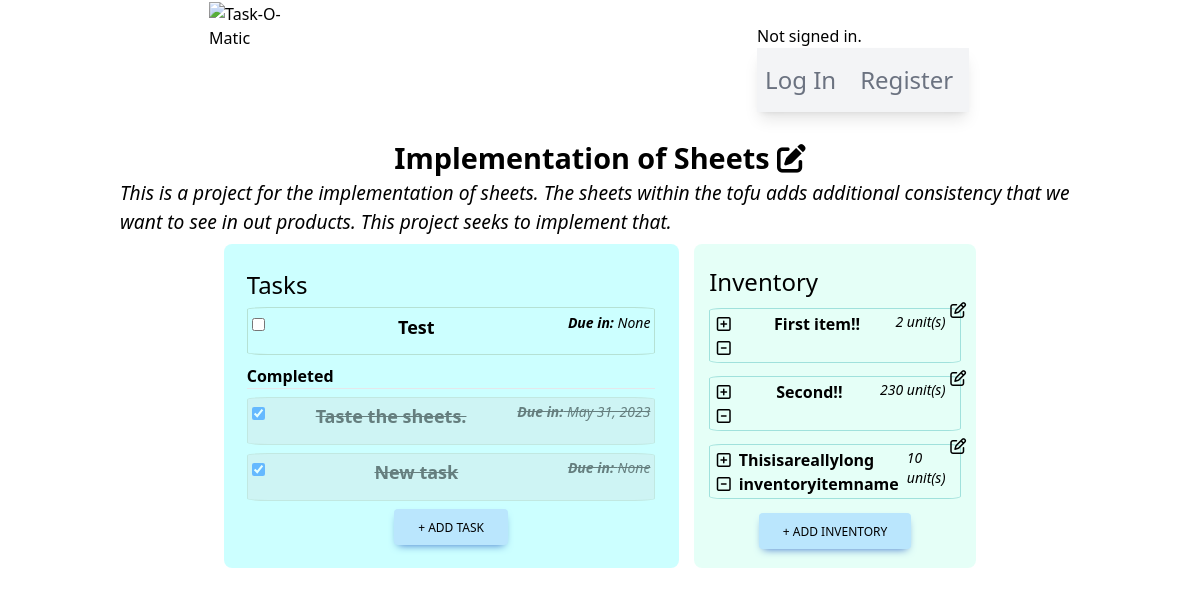
Page /project/3/ on the earlier database version.
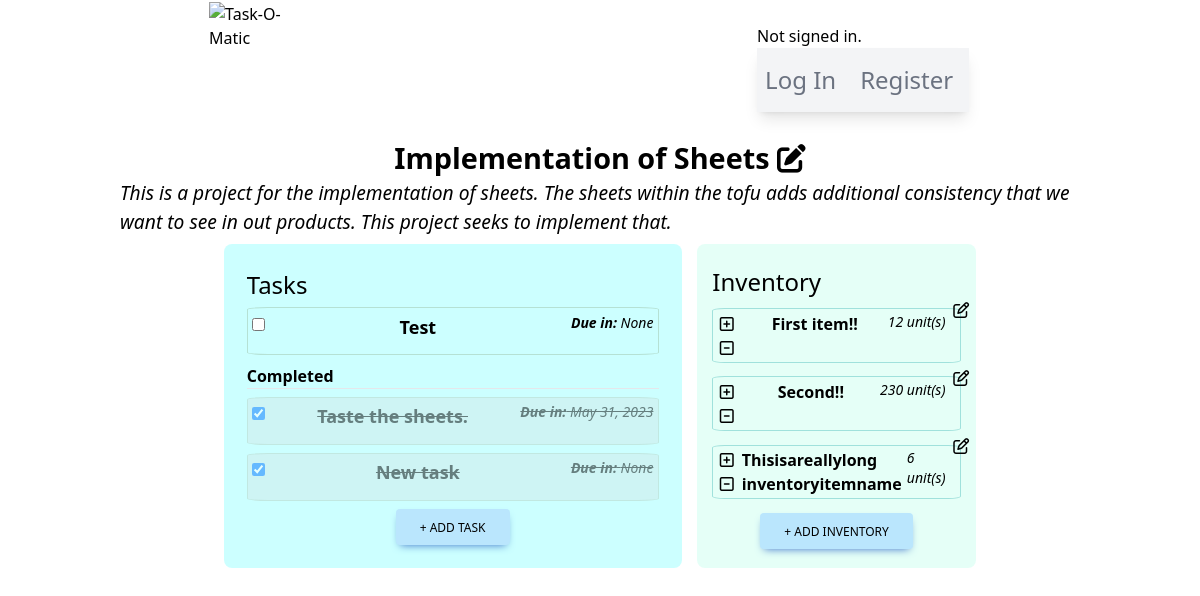
Same page on the later database version.
### taskomatic/models.py (models this page shows)
class Inventory(models.Model):
    UNITS_CATEGORIES = [
        ('UNIT', 'unit(s)'),
        ('%', 'percent'),
        ('KG', 'kilogram(s)'),
        ('CM', 'centimeter(s)')
    ]
    projectId = models.ForeignKey(Project, on_delete=models.CASCADE)
    itemName = models.CharField(max_length=160)
    itemDescription = models.CharField(max_length=350)
    itemQty = models.PositiveIntegerField(default=0, validators=[MinValueValidator(0)])
    itemUnit = models.CharField(max_length=20, choices=UNITS_CATEGORIES, default=UNITS_CATEGORIES[0][0])
    itemLimitAlert = models.IntegerField(null=True, blank=True)

### taskomatic/views.py (the view)
# urls.py: path("project/<str:pk>/", views.project_view, name="projectPage"),
def project_view(request, pk):
    project = Project.objects.filter(id=pk)
    tasks = Tasks.objects.filter(projectId = pk)
    inventory = Inventory.objects.filter(projectId = pk)
    taskForms = []
    for task in tasks:
        taskFormInstance = CompletionTaskForm(instance=task, task_id=task.id)
        taskForms.append(taskFormInstance)
    return render(request, "taskomatic/projectPage.html", {
        'project': project,
        'tasks': tasks,
        'inventory': inventory,
        'taskForm': TaskForm(),
        'taskForms': taskForms,
        'inventoryForm': InventoryForm()
    })

### taskomatic/forms.py
class TaskForm(ModelForm):
    class Meta:
        model = Tasks
        fields = "__all__"
        widgets = {
            "projectId": HiddenInput(),
            "taskCreator": HiddenInput(),
            "taskName": TextInput(attrs={
            'class': "max-w-lg rounded border px-3 py-[0.32rem] mb-1 ml-2",
            'id': 'addTaskModalFormTitle',
            'placeholder': "Project Title"
            }),
            "taskDescription": Textarea(attrs={
            'class': 'rounded border px-3 py-[0.32rem] m-2',
            'id': 'addTaskModalFormDescription',
            'rows': "6",
            'placeholder': "Task details"
            }),
            'taskDeadline': DateInput(attrs=dict(type='date')),
            'taskLimitAlert': DateInput(attrs=dict(type='date')),
        }

### taskomatic/templates/taskomatic/projectPage.html (shortened to what the changed rows need)
{% extends "./layout.html" %}
{% load static %}
{% block body %}
<div id="projectPageMainContainer">
    {% for item in project %}
    <h2>
        {{ item.projectName }}
        <form style="display: inline-block;" method="POST" action="{% url 'editProject' %}" name="editForm">
            <i id="editIcon" class="fa-solid fa-pen-to-square cursor-pointer"></i>
        </form>
    </h2>
    <p class="descriptiveParagraph">{{ item.projectDescription }}</p>
    <div id="tasksAndInventorySection">
        <span id="tasksContainer">
            <h3 class="mb-1">Tasks</h3>
            {% if item.hasTasks %}
                {% if tasks %}
                    {% for task in tasks %}
                    {% if task.taskCompletion == False %}
            <div class="taskInstancesContainer" id="taskInstancesContainer{{ task.id }}">
                <form method="POST" action="{% url 'handleTasks' 'complete' %}" name="completeTaskForm{{ task.id }}" id="{{ task.id }}">
                        {% for form in taskForms %}
                            {% if form.instance.id == task.id %}
                                {{ form.taskCompletion }}
                            {% endif %}
                        {% endfor %}
                </form>
                <span class="inline-block font-bold text-lg">{{ task.taskName }}</span>
                <span class="inline-block font-medium italic text-sm"><b>Due in:</b> {{ task.taskDeadline }}</span>
            </div>
                    {% endif %}
                    {% endfor %}
                    <p class="font-bold">Completed</p>
                    <hr class="mb-2">
                    {% for task in tasks %}
                    {% if task.taskCompletion == True %}
            <div class="taskInstancesContainer" id="taskInstancesContainer{{ task.id }}">
                <form method="POST" action="{% url 'handleTasks' 'complete' %}" name="completeTaskForm{{ task.id }}" id="{{ task.id }}">
                        {% for form in taskForms %}
                            {% if form.instance.id == task.id %}
                                {{ form.taskCompletion }}
                            {% endif %}
                        {% endfor %}
                </form>
                <span class="inline-block font-bold text-lg">{{ task.taskName }}</span>
                <span class="inline-block font-medium italic text-sm"><b>Due in:</b> {{ task.taskDeadline }}</span>
            </div>
                    {% endif %}
                    {% endfor %}
            <button type="button" class="addTaskButton inline-block rounded bg-sky-200 px-6 pb-2 pt-2.5 text-xs font-medium uppercase leading-normal
            text-black shadow-[0_4px_9px_-4px_#3b71ca] transition duration-150 ease-in-out hover:bg-sky-300 max-w-s self-center">
                + Add Task
            </button>
                {% endif %}
            {% else %}
            <p>Tasks are <b>disabled</b> of this project.</p>
            <p>Request project owner to enable this functionality.</p>
            {% endif %}
        </span>
        <span id="inventoryContainer">
            <h3>Inventory</h3>
            {% if item.hasInventory %}
                {% if inventory %}
                    {% for inventoryItem in inventory %}
            <div class="inventoryInstancesContainer relative">
                <span class="ml-1 pr-2 inline-block">
                    <a href="#" class="increment-btn"><p><i class="fa-regular fa-square-plus" data-pk="{{ inventoryItem.id }}">{% csrf_token %}</i></p></a>
                    <a href="#" class="decrement-btn"><p><i class="fa-regular fa-square-minus" data-pk="{{ inventoryItem.id }}">{% csrf_token %}</i></p></a>
                </span>
                <span class="inline-block font-bold">{{ inventoryItem.itemName }}</span>
                <span class="inline-block font-medium italic text-sm mr-3">
                    <span class="inline-block" id="qty{{inventoryItem.id}}">{{inventoryItem.itemQty}}</span>
                    {{inventoryItem.get_itemUnit_display}}
                </span>
                <span class="inventoryEditBtns absolute left-60 bottom-10">
                    <i class="fa-regular fa-pen-to-square hover:text-sky-600 cursor-pointer" data-pk="{{ inventoryItem.id }}" title="Edit">{% csrf_token %}</i>
                </span>
            </div>
                    {% endfor %}
            <button type="button" class="addInventoryButton inline-block rounded bg-sky-200 px-6 pb-2 pt-2.5 text-xs font-medium uppercase leading-normal
            text-black shadow-[0_4px_9px_-4px_#3b71ca] transition duration-150 ease-in-out hover:bg-sky-300 max-w-s self-center">
                + Add Inventory
            </button>
                {% endif %}
            {% else %}
            <p>Inventory is <b>disabled</b> of this project.</p>
            <p>Request project owner to enable this functionality.</p>
            {% endif %}
        </span>
    </div>
    {% endfor %}
</div>
{% endblock %}

Differences in the rows shown:
changed Inventory "First item!!": itemQty "2" → "12"
changed Inventory "Thisisareallylong inventoryitemname": itemQty "10" → "6"
